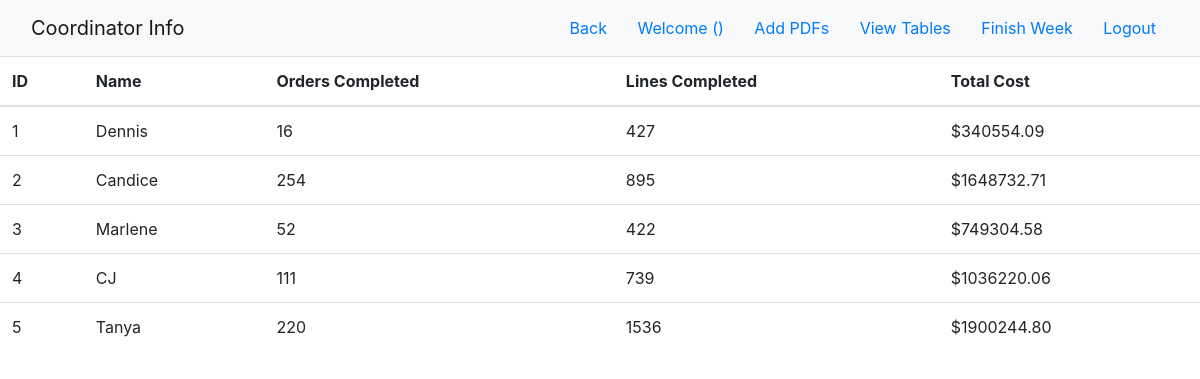
/alltime, run on the app's committed database.
### ProductivityApp/models.py (models this page shows, shortened)
class Coordinator(models.Model):
    id = models.AutoField(primary_key = True)
    name = models.CharField(null = False, max_length = 50)

### ProductivityApp/views.py (the view)
def alltime(request):
    if request.method == "GET":
        toBeAdded = []
        for cd in models.Coordinator.objects.all():
            cd_weeks = models.Week.objects.filter(coordinator__name = cd.name).all()
            lines = 0
            cost = 0
            orders = 0
            for w in cd_weeks:
                lines += w.lines_completed
                cost += w.total_cost
                orders += w.orders_completed
            toBeAdded.append({"cd": cd, "lines": lines, "cost": cost, "orders": orders})
    return render(request, "alltime.html", {"toBeAdded": toBeAdded})

### ProductivityApp/templates/alltime.html (shortened to what this page needs)
<!DOCTYPE html>
<html lang="en">
    <head>
        <link rel="stylesheet" href="https://stackpath.bootstrapcdn.com/bootstrap/4.3.1/css/bootstrap.min.css">
        <link href="https://unpkg.com/bootstrap-table@1.18.2/dist/bootstrap-table.min.css" rel="stylesheet">
    </head>
    <body>
        <nav class="navbar navbar-light bg-light">
            <div class="container-fluid">
                <div class="navbar-header">
                    <a class="navbar-brand" href="#">Coordinator Info</a>
                </div>
                <ul class="nav navbar-nav navbar-right">
                    <li>
                        <a class = "btn btn-link" href = "{% url 'index' %}">Back</a>
                        <a class="btn btn-link" href="#">Welcome {{ user.first_name }}({{ user.username }})</a>
                        <a class="btn btn-link" href="{% url 'pdf' %}">Add PDFs</a>
                        <a class="btn btn-link" href="{% url 'tables' %}">View Tables</a>
                        <a class="btn btn-link" href="{% url 'reset' %}">Finish Week</a>
                        <a class="btn btn-link" href="{% url 'logout' %}">Logout</a>
                    </li>
                </ul>
            </div>
        </nav>
        <table class="table" id="table">
            <thead>
                <tr>
                    <th>
                        ID
                    </th>
                    <th>
                        Name
                    </th>
                    <th>
                        Orders Completed
                    </th>
                    <th>
                        Lines Completed
                    </th>
                    <th>
                        Total Cost
                    </th>
                </tr>
            </thead>
            <tbody>
                {% for item in toBeAdded %}
                    <tr>
                        <td>{{item.cd.id}}</td>
                        <td>{{item.cd.name}}</td>
                        <td>{{item.orders}}</td>
                        <td>{{item.lines}}</td>
                        <td>${{item.cost}}</td>
                    </tr>
                {% endfor %}
            </tbody>
        </table>
    </body>
</html>

### data on the page
Coordinator: cd.id "1", cd.name "Dennis", orders "16", lines "427", cost "340554.09"
Coordinator: cd.id "2", cd.name "Candice", orders "254", lines "895", cost "1648732.71"
Coordinator: cd.id "3", cd.name "Marlene", orders "52", lines "422", cost "749304.58"
Coordinator: cd.id "4", cd.name "CJ", orders "111", lines "739", cost "1036220.06"
Coordinator: cd.id "5", cd.name "Tanya", orders "220", lines "1536", cost "1900244.80"
